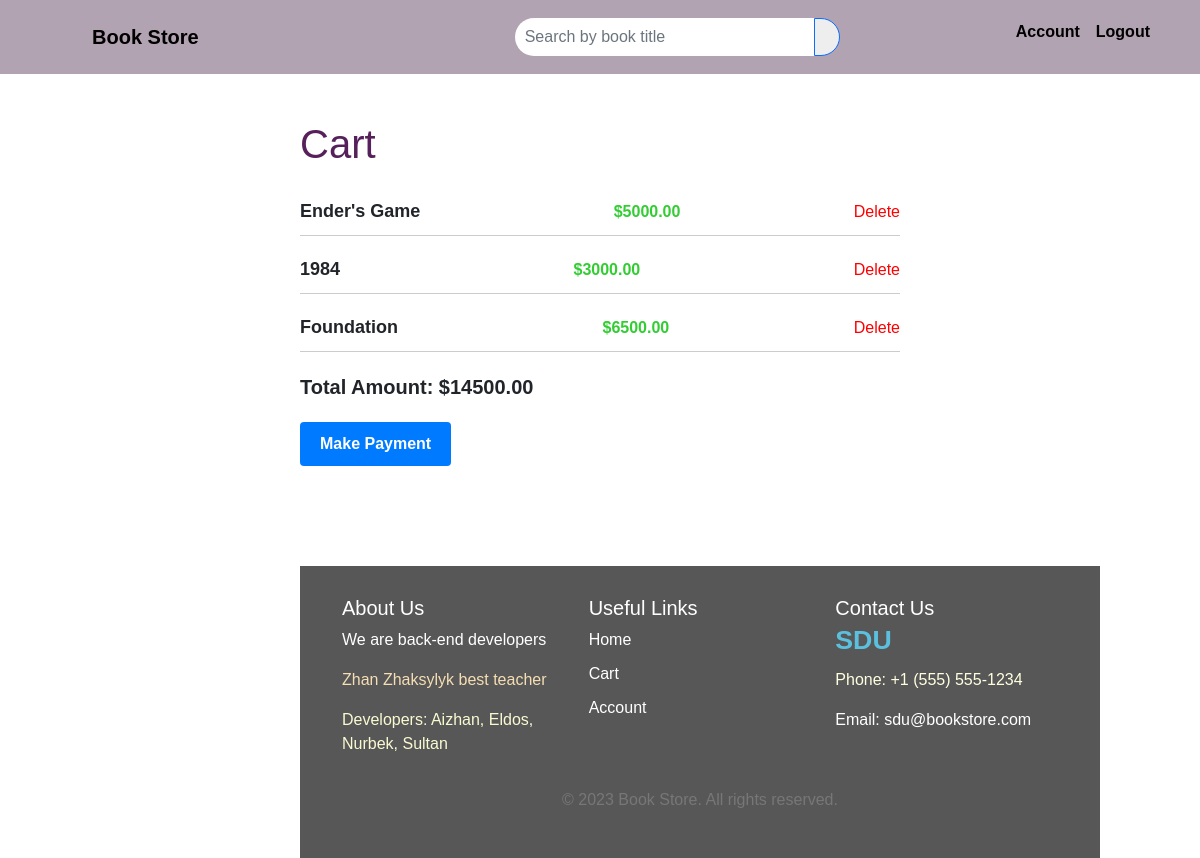
Page /cart/ (signed in) on the committed database.
### books/models.py (models this page shows, shortened)
class Order(models.Model):
    book = models.ForeignKey(Book, on_delete=models.CASCADE)
    price = models.DecimalField(max_digits=6, decimal_places=2)
    added_date = models.DateTimeField(auto_now_add=True)

class Book(models.Model):
    title = models.CharField(max_length=100)
    genre = models.ForeignKey(Genre, on_delete=models.CASCADE)
    description = models.TextField()
    photo = models.ImageField(upload_to='book_photos')
    price = models.DecimalField(max_digits=6, decimal_places=2)
    author = models.CharField(max_length=100)
    year = models.IntegerField()

### books/views.py (the view)
# urls.py: path('cart/', views.cart, name='cart'),
@login_required
def cart(request):
    orders = Order.objects.all()
    total_amount = sum(order.price for order in orders)
    return render(request, 'cart.html', {'orders': orders, 'total_amount': total_amount})

### books/templates/cart.html (shortened to what this page needs)
{% extends 'base.html' %}
{% block content %}
<head>
</head>
<body style="margin: auto;width: 50%">
<h1 style="color: #56205a;">Cart </h1>
    <ul class="cart-items">
        {% for order in orders %}
        <li class="cart-item">
            <div class="title">{{ order.book.title }}</div>
            <div class="price" style="color: limegreen; font-weight: bold;">${{ order.price }}</div>
            <a href="{% url 'delete_order' order.id %}" class="delete-link">Delete</a>
        </li>
        {% endfor %}
    </ul>
    <p class="total-amount">Total Amount: ${{ total_amount }}</p>
    <form method="POST" action="{% url 'make_payment' %}" class="payment-form">
        <button type="submit" style="margin-bottom: 0%;">Make Payment</button>
    </form>
</body>
{% endblock content %}

### static/style.css (style rules this page uses)
li a { text-decoration-line: none; color: white; }

### books/templates/cart.html (style rules this page uses)
body { font-family: Arial, sans-serif; }
h1 { margin-top: 120px; margin-bottom: 20px; }
ul { list-style: none; padding-left: 0; }
li { margin-bottom: 10px; }
.cart-item { display: flex; justify-content: space-between; align-items: center; border-bottom: 1px solid #ccc; padding: 10px 0; }
.cart-item .title { font-size: 18px; font-weight: bold; margin-right: 20px; }
.cart-item .delete-link { color: #f00; text-decoration: none; }
.total-amount { font-size: 20px; font-weight: bold; margin-top: 20px; }
.payment-form { margin-top: 20px; margin-bottom: 100px; }
.payment-form button { padding: 10px 20px; font-size: 16px; font-weight: bold; color: #fff; background-color: #007bff; border: none; border-radius: 4px; cursor: pointer; }

### rows in the picture
Order: book "Ender's Game", price "5000.00"
Order: book "1984", price "3000.00"
Order: book "Foundation", price "6500.00"

### other values in the picture
{{ total_amount }} "14500.00"
